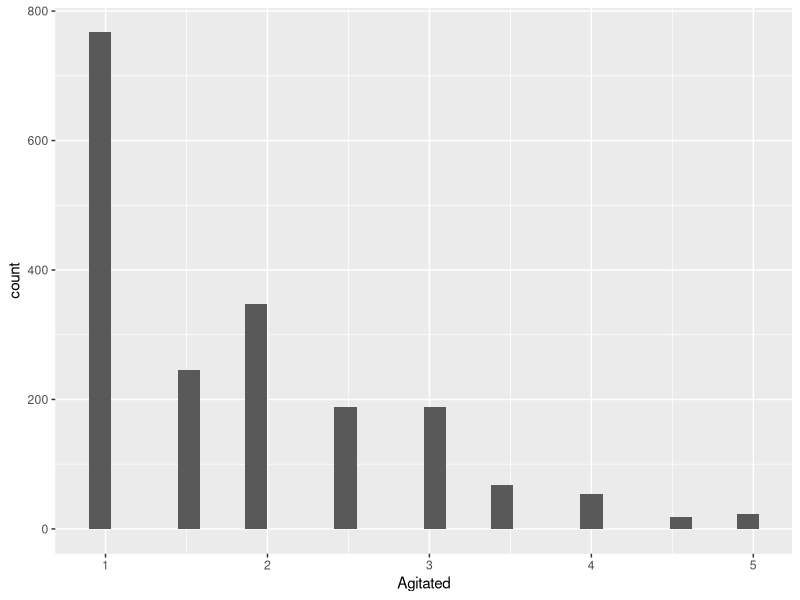
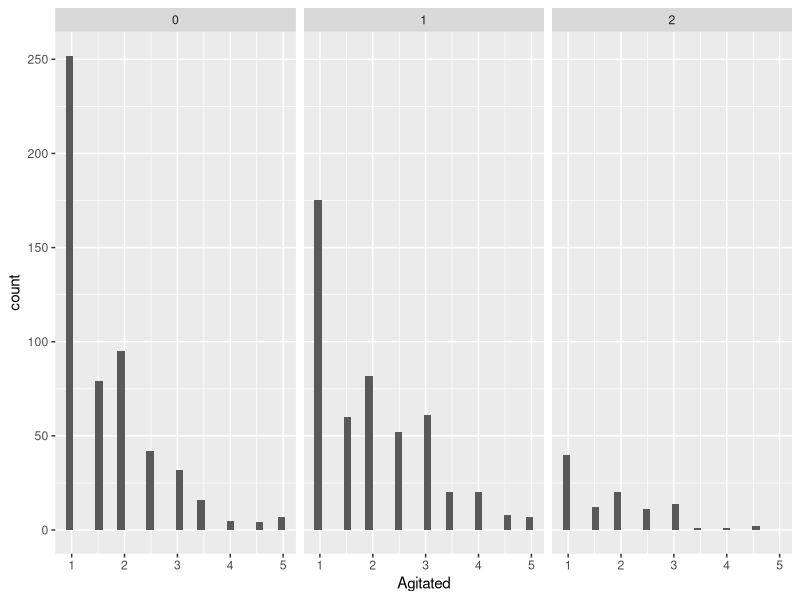
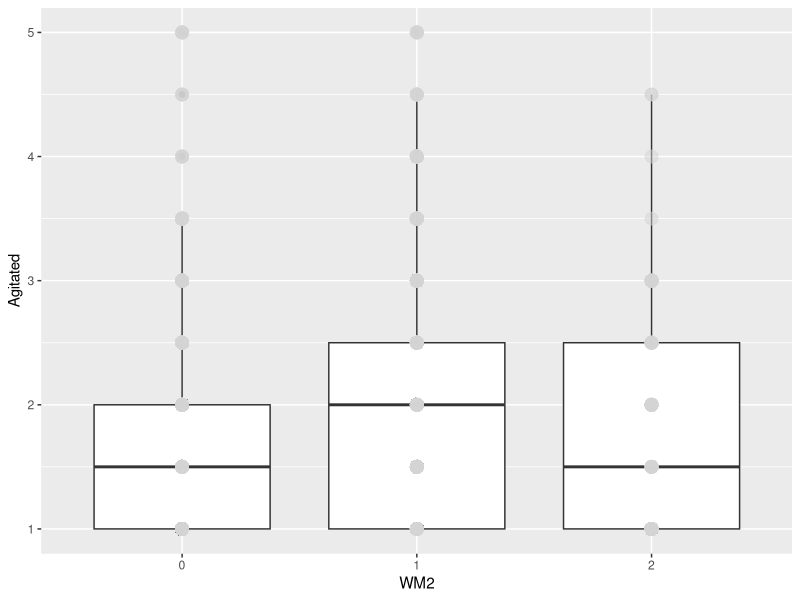
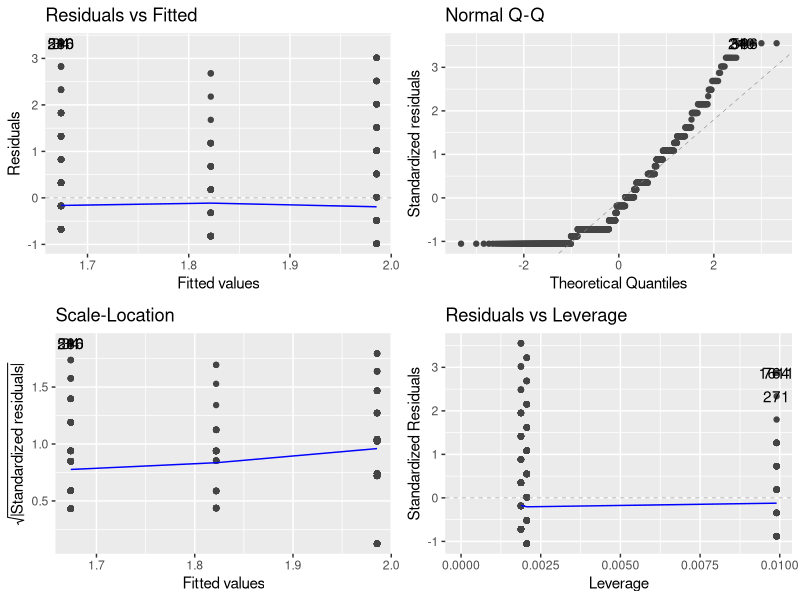
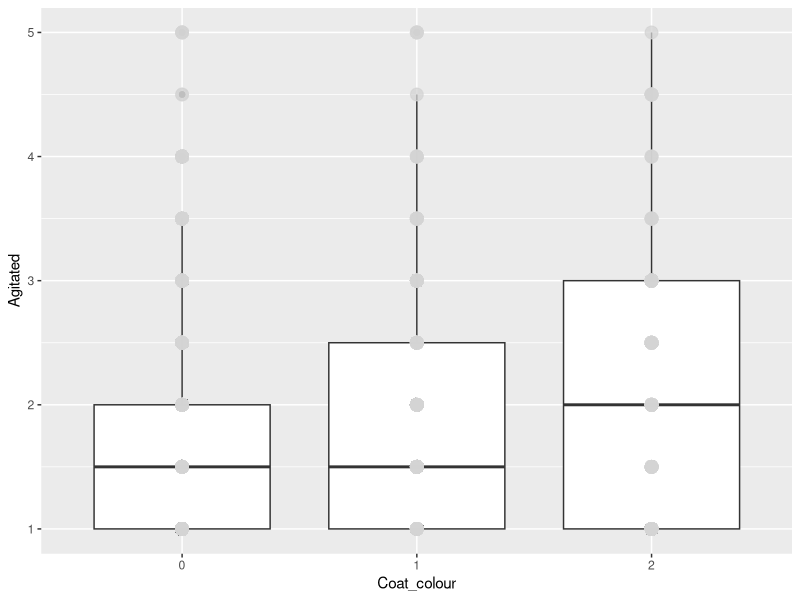
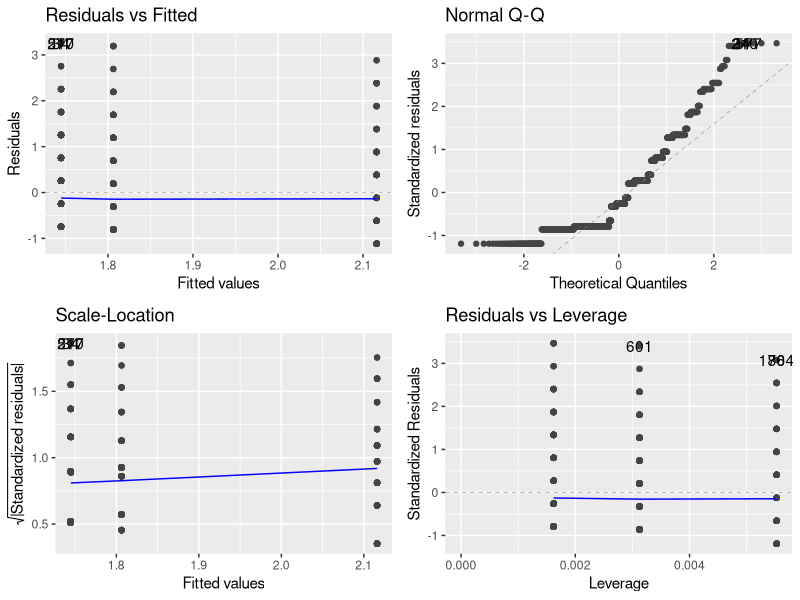
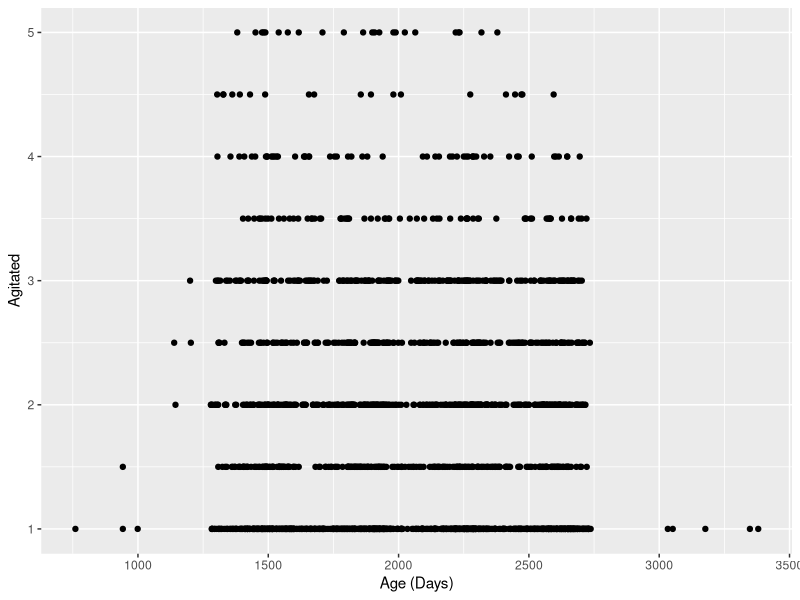
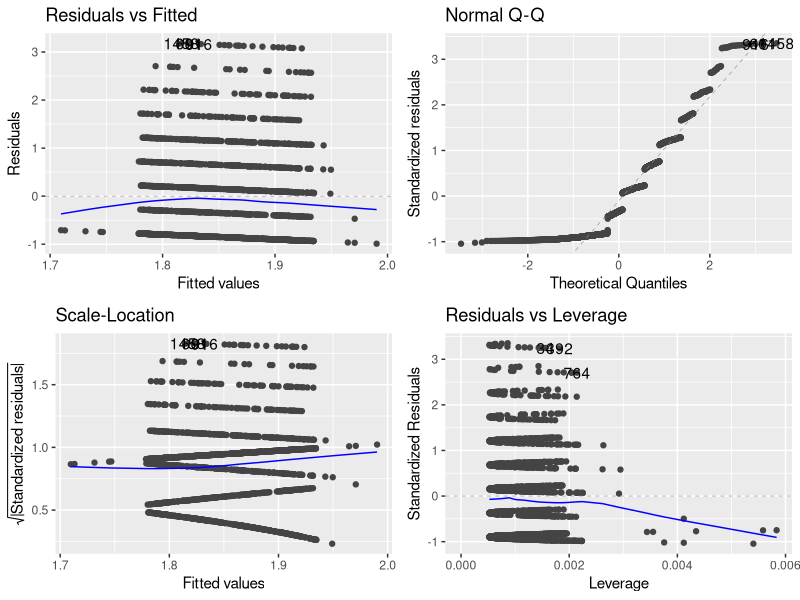

The R script that drew these images, in order:
## ---- chunk 1
rm(list = ls())
library(tidyverse)
library(here)
library(ggfortify)
## ---- chunk 2
DOG <- read.csv(here("Data", "Secor-Cap-Dap-data.csv"))
## ---- chunk 3
DOG$Fixed <- DOG$Gender_status %% 2
## ---- chunk 4
summary(DOG)
## ---- chunk 5
ggplot(DOG, aes(x = Agitated)) + geom_histogram()
## ---- chunk 6
ggplot(data = na.omit(DOG), aes(x = Agitated)) + geom_histogram() + facet_wrap(~WM2)
## ---- chunk 7
DOG$WM2 <- as.factor(DOG$WM2)
ggplot(data = na.omit(DOG), aes(y = Agitated, x = WM2)) + geom_boxplot() + geom_point(size = 4, color = 'lightgrey', alpha = 0.5)
## ---- chunk 8
jvelm <- lm(Agitated ~ WM2, data = na.omit(DOG))
autoplot(jvelm)
summary(jvelm)
## ---- chunk 9
DOG$Coat_colour <- as.factor(DOG$Coat_colour)
ggplot(data = na.omit(DOG), aes(y = Agitated, x = Coat_colour)) + geom_boxplot() + geom_point(size = 4, color = 'lightgrey', alpha = 0.5)
## ---- chunk 10
ccvelm <- lm(Agitated ~ Coat_colour, data = na.omit(DOG))
autoplot(ccvelm)
summary(ccvelm)
## ---- chunk 11
ggplot(DOG, aes(y = Agitated, x = Age)) + geom_point() + xlab("Age (Days)")
## ---- chunk 12
avelm <- lm(Agitated ~ Age, data = DOG)
autoplot(avelm)
## ---- chunk 13
anova(avelm)
summary(avelm) # Starts at Call:
## ---- chunk 14
DOG$Health <- as.factor(DOG$Health)
ggplot(DOG, aes(x = Health, y = Agitated)) + geom_boxplot() + geom_point(size = 4, color = 'lightgrey', alpha = 0.5)
## ---- chunk 15
t.test(Agitated ~ Health, data = DOG)
## ---- chunk 16
DOG$Gender_status <- as.factor(DOG$Gender_status)
ggplot(data = na.omit(DOG), aes(y = Agitated, x = Gender_status)) + geom_boxplot() + geom_point(size = 4, color = 'lightgrey', alpha = 0.5)
## ---- chunk 17
gsvelm <- lm(Agitated ~ Gender_status, data = na.omit(DOG))
autoplot(gsvelm)
summary(gsvelm)
## ---- chunk 18
DOG$Fixed <- as.factor(DOG$Fixed)
ggplot(data = na.omit(DOG), aes(x = Fixed, y = Agitated)) + geom_boxplot() + geom_point(size = 4, color = 'lightgrey', alpha = 0.5)
## ---- chunk 19
fvelm <- lm(Agitated ~ Fixed, data = na.omit(DOG))
autoplot(fvelm)
summary(fvelm)
## ---- chunk 20
DOG$InOut <- as.factor(DOG$InOut)
ggplot(data = na.omit(DOG), aes(x = InOut, y = Agitated)) + geom_boxplot() + geom_point(size = 4, color = 'lightgrey', alpha = 0.5)
## ---- chunk 21
iovelm <- lm(Agitated ~ InOut, data = na.omit(DOG))
autoplot(iovelm)
summary(iovelm)
## ---- chunk 22
DOG$TimeEx <- as.factor(DOG$TimeEx)
ggplot(data = na.omit(DOG), aes(x = TimeEx, y = Agitated)) + geom_boxplot() + geom_point(size = 4, color = 'lightgrey', alpha = 0.5)
## ---- chunk 23
tevelm <- lm(Agitated ~ TimeEx, data = na.omit(DOG))
autoplot(tevelm)
summary(tevelm)
